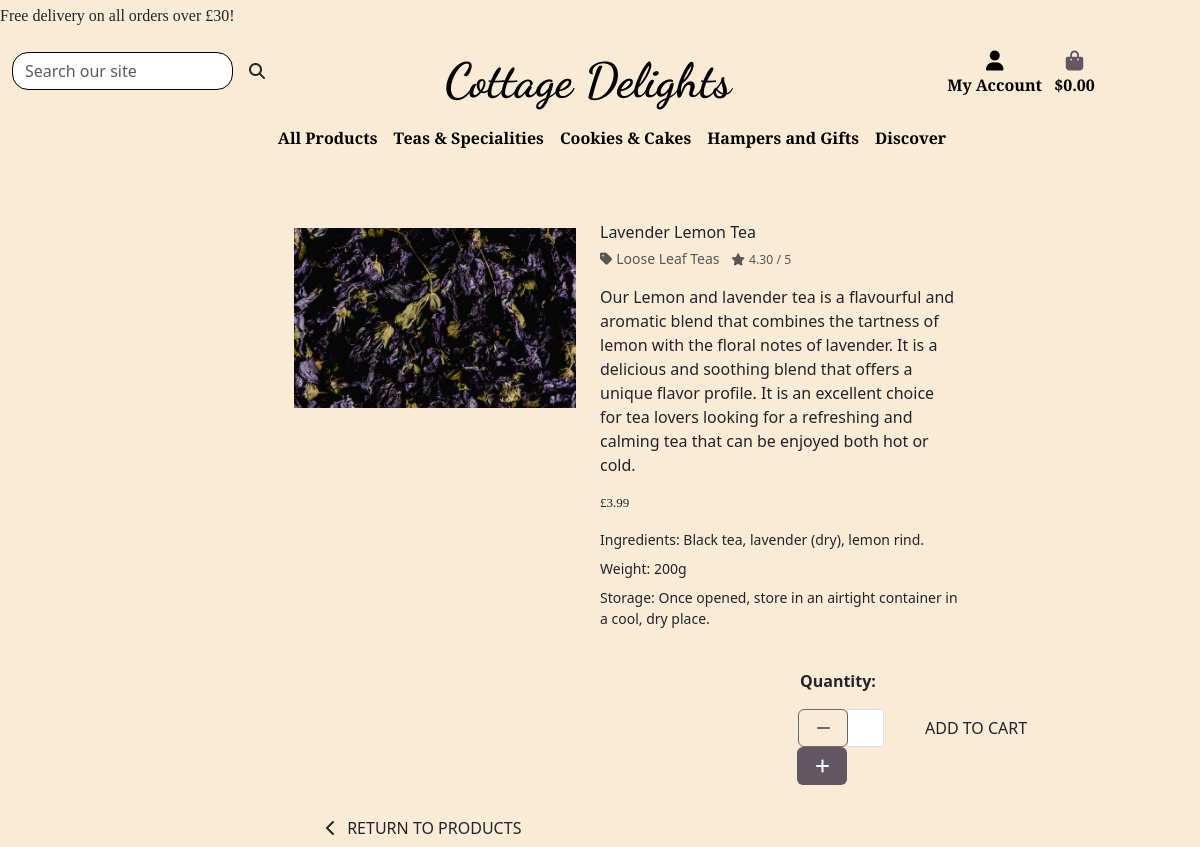
Before: /products/2/ with the older database file.
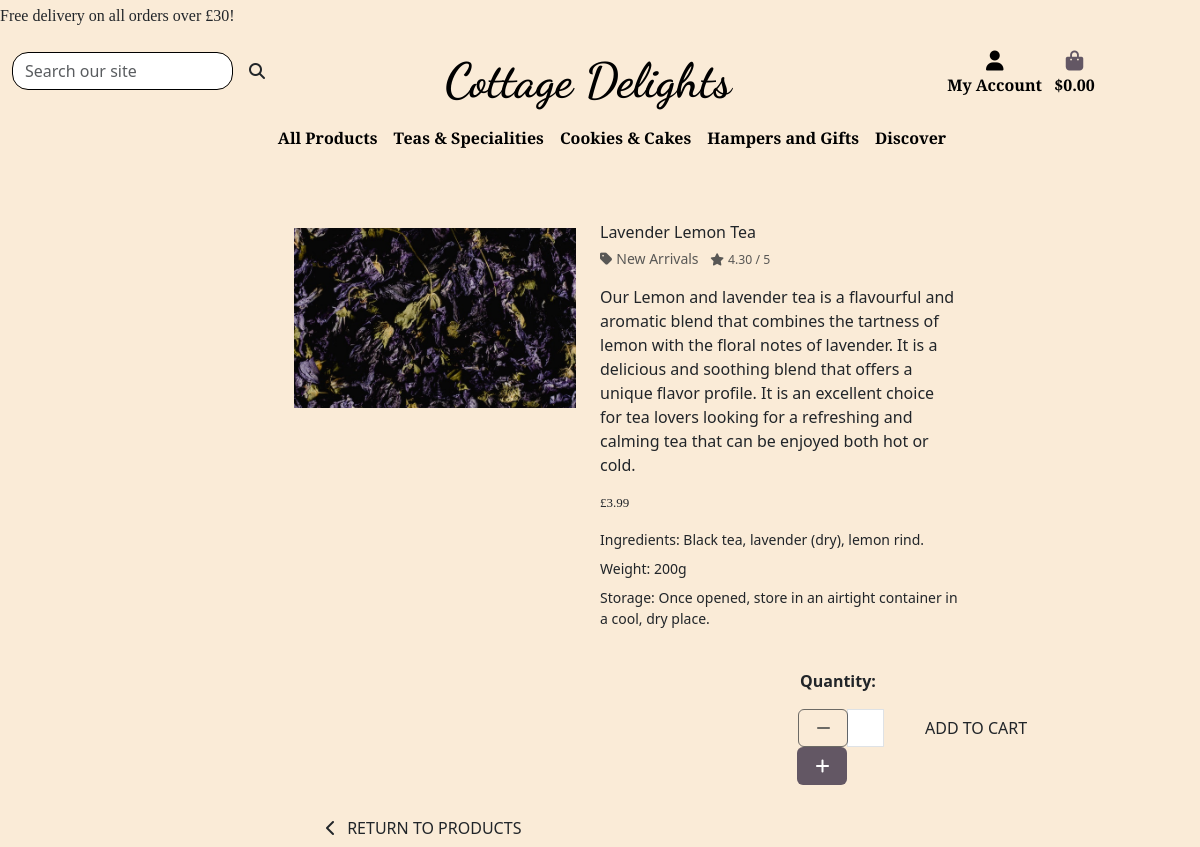
After: the same page with the newer database file.
### products/models.py (models this page shows, shortened)
class Product(models.Model):
    category = models.ForeignKey(
        'category', null=True, blank=True, on_delete=models.SET_NULL)
    sku = models.CharField(max_length=100)
    name = models.CharField(max_length=250, null=True, blank=True)
    description = models.TextField()
    ingredients = models.CharField(max_length=450)
    weight = models.CharField(max_length=10, null=True, blank=True)
    storage = models.TextField(null=True, blank=True)
    price = models.DecimalField(max_digits=6, decimal_places=2)
    rating = models.DecimalField(
        max_digits=6, decimal_places=2, null=True, blank=True)
    image_url = models.URLField(max_length=1024, null=True, blank=True)
    image = models.ImageField(null=True, blank=True)

class Category(models.Model):
    class Meta:
        verbose_name_plural = 'Categories'
    name = models.CharField(max_length=250)
    friendly_name = models.CharField(max_length=250, null=True, blank=True)

### products/views.py (the view)
# urls.py: path('<int:product_id>/', views.productdetails, name='productdetails'),
def productdetails(request, product_id):
    product = get_object_or_404(Product, pk=product_id)
    context = {
        'product': product,
    }
    return render(request, 'products/productdetails.html', context)

### cart/contexts.py (called while the page is built, shortened)
def cart_contents(request):
    cart_items = []
    order_total = 0
    product_quant = 0
    cart = request.session.get('cart', {})
    if order_total < settings.FREE_DELIVERY_THRESHOLD:
        delivery = order_total * Decimal(settings.STANDARD_DELIVERY_PERCENTAGE / 100)
        free_delivery_delta = settings.FREE_DELIVERY_THRESHOLD - order_total
    else:
        delivery = 0
        free_delivery_delta = 0
    grand_total = delivery + order_total
    context = {
        'cart_items': cart_items,
        'order_total': order_total,
        'product_quant': product_quant,
        'delivery': delivery,
        'free_delivery_delta': free_delivery_delta,
        'free_delivery_threshold': settings.FREE_DELIVERY_THRESHOLD,
        'grand_total': grand_total,
    }
    return context

### products/templates/products/productdetails.html (shortened to what the changed rows need)
{% extends 'base.html' %}
{% load static %}
{% block content %}
<div class="container-fluid mt-2">
    <div class=" container-fluid row mt-2">
        <div class="imgcontainer col-sm-12 col-md-6 col-lg-4 offset-2 me-0 mt-2">
            <div class="col-sm-12 w-100 image-container my-5">
                {% if product.image %}
                <a href="{{ product.image.url }}" target="_blank">
                    <img class="card-img-top img-fluid" src="{{ product.image.url }}" alt="{{ product.name }}">
                </a>
                {% else %}
                <a href="{{ product.image.url }}">
                    <img class="card-img-top img-fluid" src="{{ MEDIA_URL }}noimage.png" alt="{{ product.name }}">
                </a>
                {% endif %}
            </div></div>
            <div class="detailcontainer col-sm-12 col-md-6 col-lg-4">
                <div class="productdetails-cont mb-4 mt-4 mt-md-5">
                    <p class="mb-0">{{ product.name }}</p>
                    {% if product.category %}
                    <p class="small mt-1 mb-0">
                        <a class="text-muted" href="{% url 'products' %}?category={{ product.category.name }}">
                            <i class="fas fa-tag me-1"></i>{{ product.category.friendly_name }}
                        </a>
                        {% endif %}
                        {% if product.rating %}
                        <span class="mx-2"><small class="text-muted"><i
                                    class="fas fa-star me-1"></i>{{ product.rating }} / 5</small></span>
                        {% else %}
                        <small class="text-muted">No Rating</small>
                        {% endif %}</p>
                    <p class="mt-3">{{ product.description }}</p>
                    <p class="lead mb-0 text-left font-weight-bold">£{{ product.price }}</p>
                    <small>
                    <div class="row mt-3">
                        <div class="col md-6">Ingredients: {{ product.ingredients }}</div>
                    </div>
                    <div class="row mt-2">
                        <div class="col md-6">Weight: {{ product.weight }}</div>
                    </div>
                    <div class="row mt-2">
                        <div class="col">Storage: {{ product.storage }}</div>
                    </div></small>
                    </div>
                </div>
            </div>
        </div>
{% endblock %}

Changed rows visible on the page:
changed Product "Lavender Lemon Tea": category.friendly_name "Loose Leaf Teas" → "New Arrivals"
